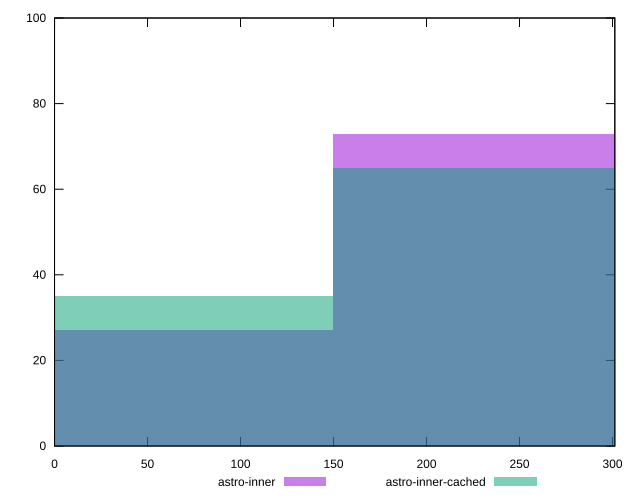

The gnuplot source for this figure:
reset

$astroInner <<EOF
299.1402465646554 73
0 27
EOF

$astroInnerCached <<EOF
299.1402465646554 65
0 35
EOF

set key outside below
set boxwidth 299.1402465646554
set xrange [0:301.242]
set yrange [0:100]
set trange [0:100]
set style fill transparent solid 0.5 noborder
set terminal svg size 640, 500 enhanced background rgb 'white'
set output "reports/report_00033_2021-03-01T14-23-16.841Z/uses-rel-preconnect/comparison/histogram/2_vs_3.svg"

plot $astroInner title "astro-inner" with boxes, \
     $astroInnerCached title "astro-inner-cached" with boxes

reset
